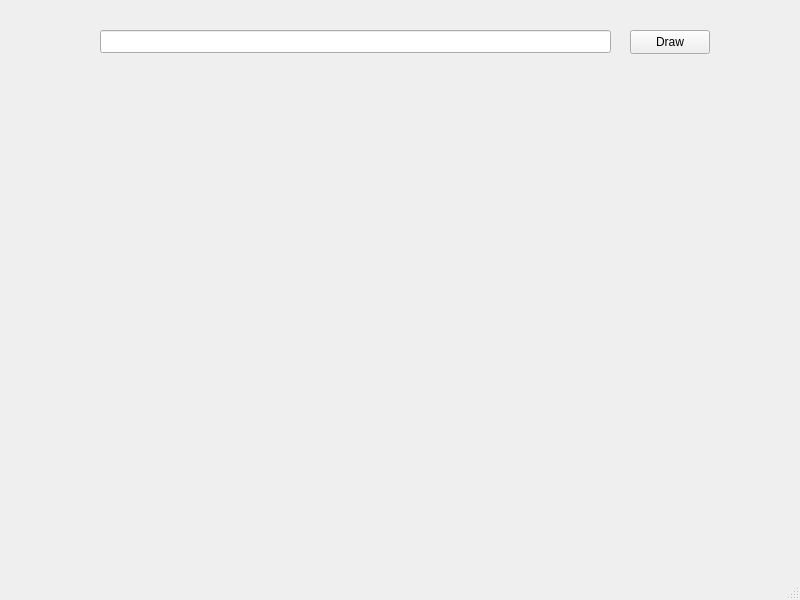
<?xml version="1.0" encoding="UTF-8"?>
<ui version="4.0">
 <class>MainWindow</class>
 <widget class="QMainWindow" name="MainWindow">
  <property name="geometry">
   <rect>
    <x>0</x>
    <y>0</y>
    <width>800</width>
    <height>600</height>
   </rect>
  </property>
  <property name="windowTitle">
   <string>MainWindow</string>
  </property>
  <widget class="QWidget" name="centralwidget">
   <widget class="QLineEdit" name="lineEdit">
    <property name="geometry">
     <rect>
      <x>100</x>
      <y>30</y>
      <width>511</width>
      <height>23</height>
     </rect>
    </property>
   </widget>
   <widget class="QPushButton" name="pushButton">
    <property name="geometry">
     <rect>
      <x>630</x>
      <y>30</y>
      <width>80</width>
      <height>24</height>
     </rect>
    </property>
    <property name="text">
     <string>Draw</string>
    </property>
   </widget>
  </widget>
  <widget class="QMenuBar" name="menubar">
   <property name="geometry">
    <rect>
     <x>0</x>
     <y>0</y>
     <width>800</width>
     <height>21</height>
    </rect>
   </property>
  </widget>
  <widget class="QStatusBar" name="statusbar"/>
 </widget>
 <resources/>
 <connections/>
</ui>
